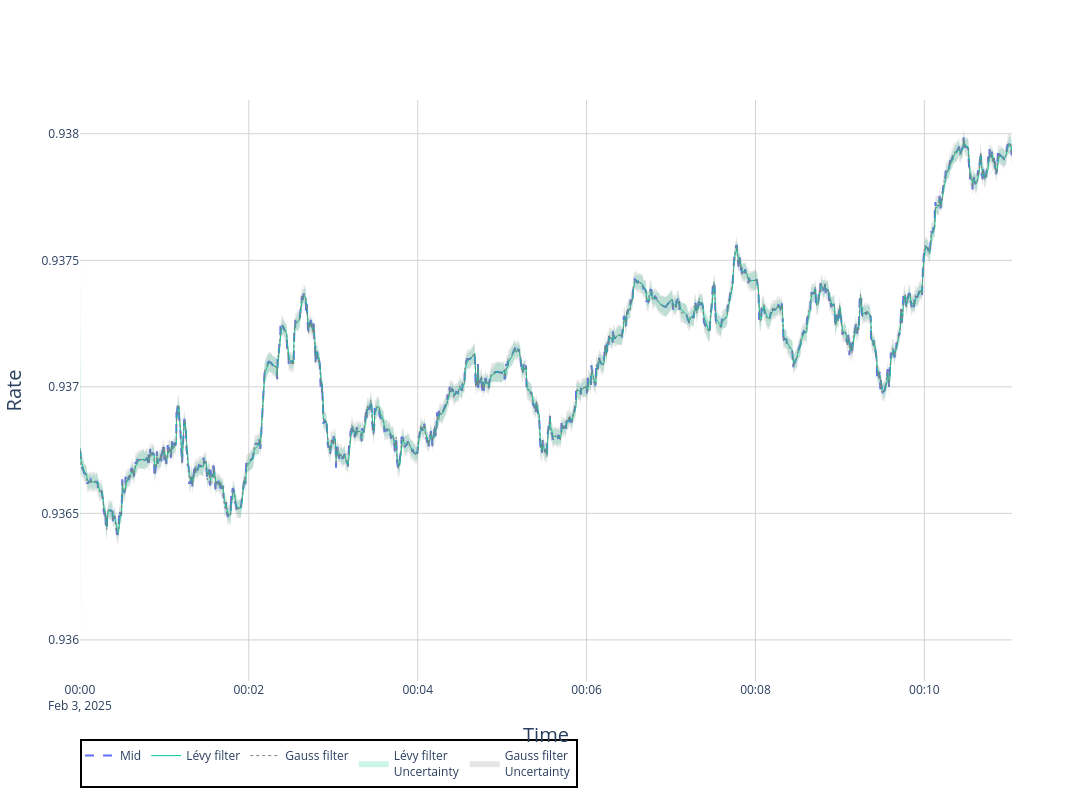

Source (notebook cell):
### Code cell
# 5.  Plotting
# ------------------------------------------------------------------
from pathlib import Path

folder_path = r"C:\Users\joesb\OneDrive\Documents\Cambridge\IIB\PROJECT- Implementation of N-G TAs in SS framework\EURUSDplots"
file_path   = Path(folder_path) / "eurchfpriceplot.html"
file_path.parent.mkdir(parents=True, exist_ok=True)

# filtered tracks
plotter.plot_tracks(LP_track, [0], mode="lines",
                    uncertainty=True, particle=False,
                    track_label="Lévy filter", line=dict(width=1,color=colors[0]))
plotter.plot_tracks(GP_track, [0], mode="lines",
                    uncertainty=True, particle=False,
                    track_label="Gauss filter", line=dict(width=1,dash='dot',color='grey'))

# plotter.fig.write_html(str(file_path))   # ⇐ uncomment to save
plotter.fig.show()

### Figure 1 — Plotly figure (JSON) as saved in the notebook; plotly's stock layout.template omitted (floating-point values rounded to 4 significant figures; data arrays with more than 128 entries replaced by an {"elided": "..."} marker saying what was removed)
{"data": [{"legendgroup": "Mid", "legendrank": 100, "line": {"dash": "dash"}, "mode": "lines", "name": "Mid", "showlegend": true, "text": {"elided": "2000 str values"}, "type": "scatter", "x": {"elided": "2000 str values"}, "y": {"elided": "2000 float values"}}, {"legendgroup": "Lévy filter", "legendrank": 300, "line": {"color": "#00CC96", "width": 1}, "marker": {"symbol": {"elided": "2001 str values"}}, "mode": "lines", "name": "Lévy filter", "showlegend": true, "text": {"elided": "2001 str values"}, "type": "scatter", "x": {"elided": "2001 str values"}, "y": {"elided": "2001 float values"}}, {"fillcolor": "rgba(0,204, 150, 0.2)", "hoverinfo": "skip", "legendgroup": "Lévy filter<br>Uncertainty", "legendrank": 310, "line": {"width": 0}, "mode": "lines", "name": "Lévy filter<br>Uncertainty", "opacity": 1, "showlegend": false, "type": "scatter", "x": {"elided": "2001 str values"}, "y": {"elided": "2001 float values"}}, {"fill": "tonexty", "fillcolor": "rgba(0,204, 150, 0.2)", "hoverinfo": "skip", "legendgroup": "Lévy filter<br>Uncertainty", "legendrank": 310, "line": {"width": 0}, "mode": "lines", "name": "Lévy filter<br>Uncertainty", "opacity": 1, "showlegend": true, "type": "scatter", "x": {"elided": "2001 str values"}, "y": {"elided": "2001 float values"}}, {"legendgroup": "Gauss filter", "legendrank": 300, "line": {"color": "grey", "dash": "dot", "width": 1}, "marker": {"symbol": {"elided": "2001 str values"}}, "mode": "lines", "name": "Gauss filter", "showlegend": true, "text": {"elided": "2001 str values"}, "type": "scatter", "x": {"elided": "2001 str values"}, "y": {"elided": "2001 float values"}}, {"fillcolor": "rgba(128,128, 128, 0.2)", "hoverinfo": "skip", "legendgroup": "Gauss filter<br>Uncertainty", "legendrank": 310, "line": {"width": 0}, "mode": "lines", "name": "Gauss filter<br>Uncertainty", "opacity": 1, "showlegend": false, "type": "scatter", "x": {"elided": "2001 str values"}, "y": {"elided": "2001 float values"}}, {"fill": "tonexty", "fillcolor": "rgba(128,128, 128, 0.2)", "hoverinfo": "skip", "legendgroup": "Gauss filter<br>Uncertainty", "legendrank": 310, "line": {"width": 0}, "mode": "lines", "name": "Gauss filter<br>Uncertainty", "opacity": 1, "showlegend": true, "type": "scatter", "x": {"elided": "2001 str values"}, "y": {"elided": "2001 float values"}}], "layout": {"autosize": false, "colorway": ["#636EFA", "#EF553B", "#00CC96", "#AB63FA", "#FFA15A", "#19D3F3", "#FF6692", "#B6E880", "#FF97FF", "#FECB52"], "height": 800, "legend": {"bordercolor": "Black", "borderwidth": 2, "font": {"size": 12}, "orientation": "h"}, "plot_bgcolor": "white", "width": 1500, "xaxis": {"gridcolor": "lightgray", "showgrid": true, "title": {"font": {"size": 20}, "text": "Time"}}, "yaxis": {"gridcolor": "lightgray", "showgrid": true, "title": {"font": {"size": 20}, "text": "Rate"}}}}
